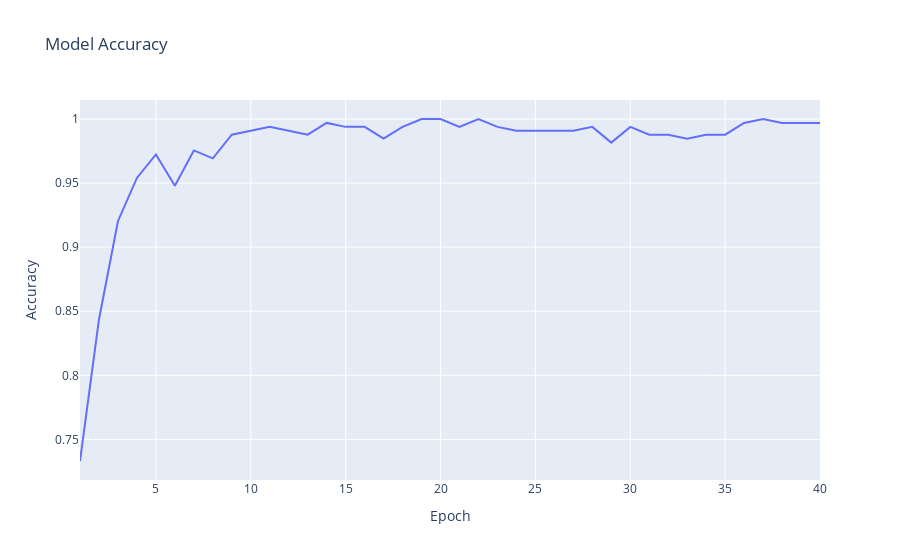

This figure's notebook cell:
### Code cell
import plotly.graph_objects as go
fig = go.Figure()

# Add the accuracy trace
fig.add_trace(go.Scatter(x=np.arange(1, len(history.history['accuracy']) + 1),
                         y=history.history['accuracy'],
                         mode='lines',
                         name='Accuracy'))

# Update layout
fig.update_layout(title='Model Accuracy',
                  xaxis_title='Epoch',
                  yaxis_title='Accuracy')

# Show the plot
fig.show()

### Figure 1 — Plotly figure (JSON) as saved in the notebook; plotly's stock layout.template omitted (floating-point values rounded to 4 significant figures)
{"data": [{"mode": "lines", "name": "Accuracy", "type": "scatter", "x": [1, 2, 3, 4, 5, 6, 7, 8, 9, 10, 11, 12, 13, 14, 15, 16, 17, 18, 19, 20, 21, 22, 23, 24, 25, 26, 27, 28, 29, 30, 31, 32, 33, 34, 35, 36, 37, 38, 39, 40], "y": [0.7331, 0.8436, 0.9202, 0.954, 0.9724, 0.9479, 0.9755, 0.9693, 0.9877, 0.9908, 0.9939, 0.9908, 0.9877, 0.9969, 0.9939, 0.9939, 0.9847, 0.9939, 1, 1, 0.9939, 1, 0.9939, 0.9908, 0.9908, 0.9908, 0.9908, 0.9939, 0.9816, 0.9939, 0.9877, 0.9877, 0.9847, 0.9877, 0.9877, 0.9969, 1, 0.9969, 0.9969, 0.9969]}], "layout": {"title": {"text": "Model Accuracy"}, "xaxis": {"title": {"text": "Epoch"}}, "yaxis": {"title": {"text": "Accuracy"}}}}
